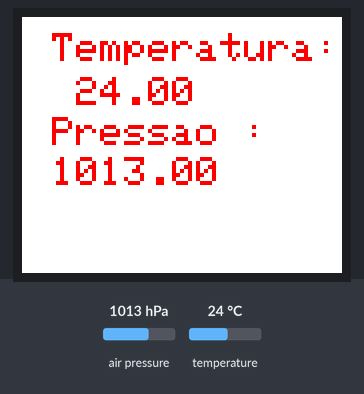
A sketch run on a simulated Arduino Uno, built with avr-gcc and run on an emulated ATmega328P. Shown: 160×128 colour display. Inputs (shaded band) come from the test bench; at power-on: air pressure 1013 hPa, temperature 24 °C. What the sketch prints to the serial monitor is not drawn.

Above: at 2.8 s.
2.9 s: air pressure set to 952 hPa
At 4.9 s:
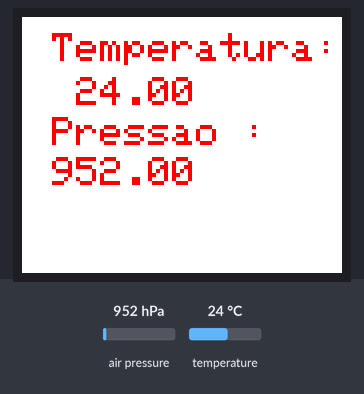
5.6 s: temperature set to 12 °C
At 6.8 s:
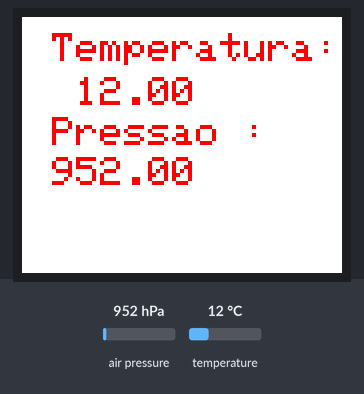
8.3 s: air pressure set to 975 hPa
At 11.3 s:
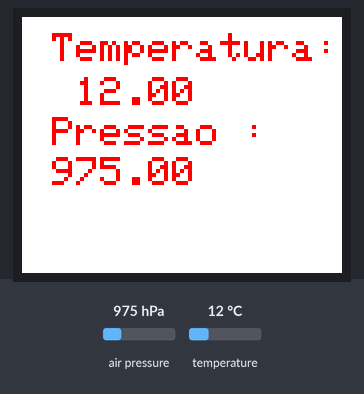
11.7 s: temperature set to 19 °C
At 13.2 s:
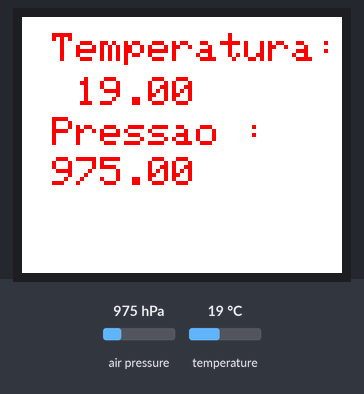
Timing chart, 0 to 14.7 s (numbered marks = the images above; inputs shaded):
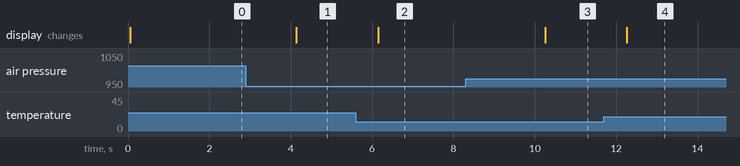

The sketch:

lcd_barometro.ino
```cpp
#include <SFE_BMP180.h>
#include <Wire.h>
#include <SPI.h>
#include <SD.h>
#include <TFT.h>  // Arduino LCD library

// pin definitions
#define sd_cs  4
#define lcd_cs 10
#define dc     9
#define rst    8

TFT TFTscreen = TFT(lcd_cs, dc, rst);
SFE_BMP180 pressure;

#define ALTITUDE 4.0 // Altitude of SparkFun's HQ in Boulder, CO. in meters
char sensorPrintout[10]; // Aumentei o tamanho do buffer

void setup() {
  Serial.begin(9600);
  Serial.println("REBOOT");

  if (pressure.begin())
    Serial.println("BMP180 init success");
  else {
    Serial.println("BMP180 init fail\n\n");
    while(1); // Pause forever.
  }
  TFTscreen.begin();
  TFTscreen.background(255, 255, 255); // Fundo branco
  TFTscreen.stroke(255, 0, 0);
  TFTscreen.setTextSize(2);
  TFTscreen.setCursor(15, 8);
  TFTscreen.print("Temperatura: "); // Use print em vez de text
}

void loop() {
  char status;
  double T, P, p0, a;

  status = pressure.startTemperature();
  if (status != 0) {
    delay(status);

    status = pressure.getTemperature(T);
    if (status != 0) {
      // Converta T para String e armazene em sensorPrintout
      // dtostrf(T, 6, 2, sensorPrintout); // Converte o valor de T para uma string

      // Limpa a área onde a temperatura foi exibida
      // TFTscreen.fillRect(15, 30, 100, 20, 0xFFFF); // Limpa a área com fundo branco

      // // Desenha o novo valor da temperatura
      // TFTscreen.setCursor(15, 30); // Define a posição do cursor
      // TFTscreen.setTextSize(2);
      // TFTscreen.print(sensorPrintout); // Exibe a temperatura
      // Serial.print("temperature: ");
      // Serial.print(T);
      // Serial.print("\n");

      dtostrf(T, 6, 2, sensorPrintout); // Converte o valor de T para uma string
      print_t();
      // TFTscreen.setCursor(15, 50);
      // TFTscreen.print("Pressao : "); // Use print em vez de text
      status = pressure.startPressure(3);
      if (status != 0) {
        delay(status);
        status = pressure.getPressure(P, T);
        if (status != 0) {
           dtostrf(P, 6, 2, sensorPrintout); // Converte o valor de T para uma string
            print_p();
      // Limpa a área onde a temperatura foi exibida
          // TFTscreen.fillRect(15, 70, 100, 20, 0xFFFF); // Limpa a área com fundo branco

      // Desenha o novo valor da temperatura
          // TFTscreen.setCursor(15, 70); // Define a posição do cursor
          // TFTscreen.setTextSize(2);
          // TFTscreen.print(sensorPrintout); // Exibe a temperatura

        } else {
          Serial.println("error retrieving pressure measurement\n");
        }
      } else {
        Serial.println("error starting pressure measurement\n");
      }
    } else {
      Serial.println("error retrieving temperature measurement\n");
    }
  } else {
    Serial.println("error starting temperature measurement\n");
  }

  delay(2000);  // Pause for 2 seconds.
}

void print_t(){

      // Limpa a área onde a temperatura foi exibida
      TFTscreen.fillRect(15, 30, 100, 20, 0xFFFF); // Limpa a área com fundo branco

      // Desenha o novo valor da temperatura
      TFTscreen.setCursor(15, 30); // Define a posição do cursor
      TFTscreen.setTextSize(2);
      TFTscreen.print(sensorPrintout); // Exibe a temperatura
}
void print_p(){
  TFTscreen.setCursor(15, 50);
  TFTscreen.print("Pressao : "); // Use print em vez de text
    TFTscreen.fillRect(15, 70, 100, 20, 0xFFFF); // Limpa a área com fundo branco

      // Desenha o novo valor da temperatura
          TFTscreen.setCursor(15, 70); // Define a posição do cursor
          TFTscreen.setTextSize(2);
          TFTscreen.print(sensorPrintout); // Exibe a temperatura
}
```

Measured:
- after the input at 2.9 s, the display: changes after 1.2 s (image 1)
- after the input at 5.6 s, the display: changes after 0.55 s (image 2)
- after the input at 8.3 s, the display: changes after 2.0 s (image 3)
- after the input at 11.7 s, the display: changes after 0.56 s (image 4)
